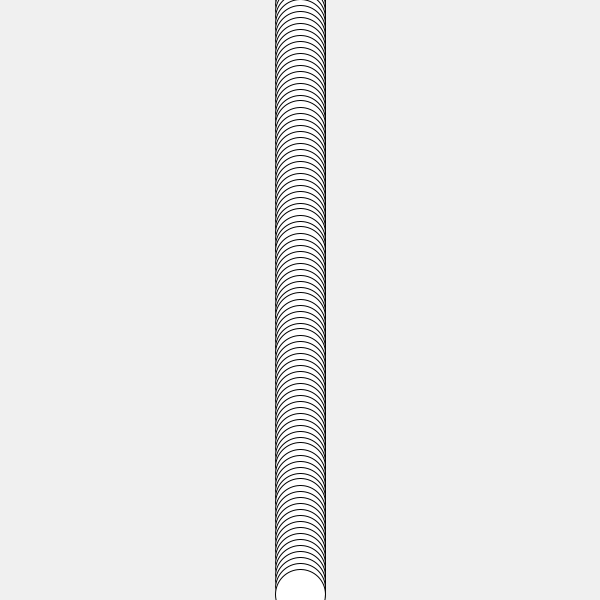
Frame 1 (no input)
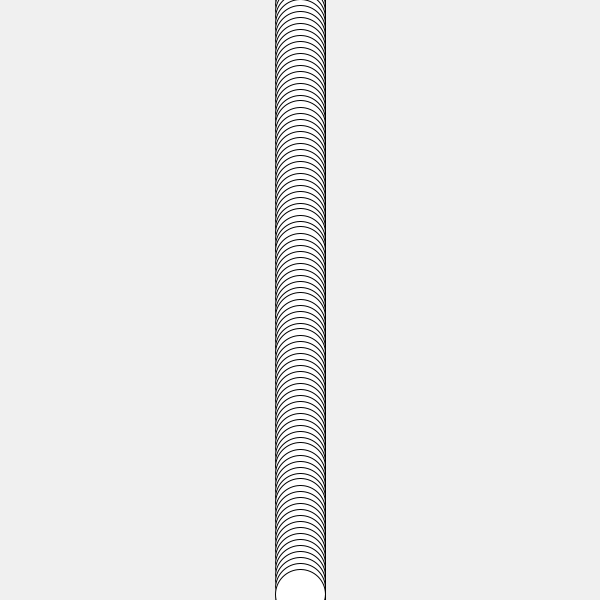
Frame 60 (the mouse pressed at the canvas centre just before this capture)
Frame 120 (the mouse held since frame 60 and released just before this capture): identical to frame 60, image omitted

The Processing sketch that drew these frames (run headless with seeded random() and noise(); from frame 60 on, the mouse is pressed at the canvas centre):

// Processing sketch: sketch_16
// ── sketch_16.pde

// this sketch uses a single array of floats to 
// store values used in a drawing function. 

// change the sketch so that it instantiates an 
// array of 100 ellipses instead. you will need to 
// change the way the values are given to the array. 

// map the values in the array so that when drawn, 
// the ellipses will be evenly spaced moving down the 
// screen from the top to the bottom.

float[] pos = new float[100];

void setup() {
  background(240);
  size(600, 600);
}

void draw() {
  for (int i = 0; i < pos.length; i++) {
    pos[i] = map(i, 0, pos.length, 0, height);
    ellipse(width/2, pos[i], 50, 50);
    
  }
}
